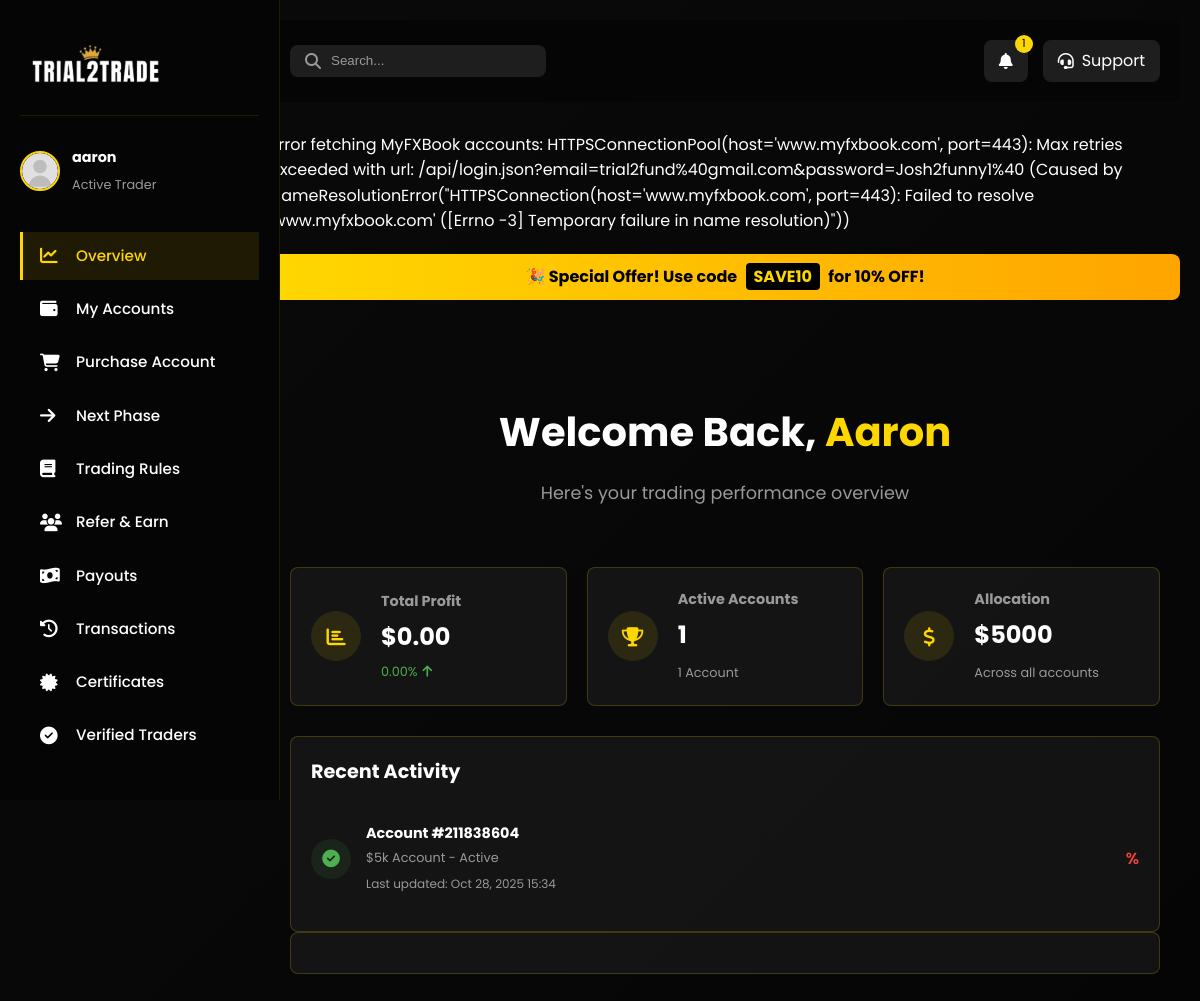
Before: / (signed in) with the older database file.
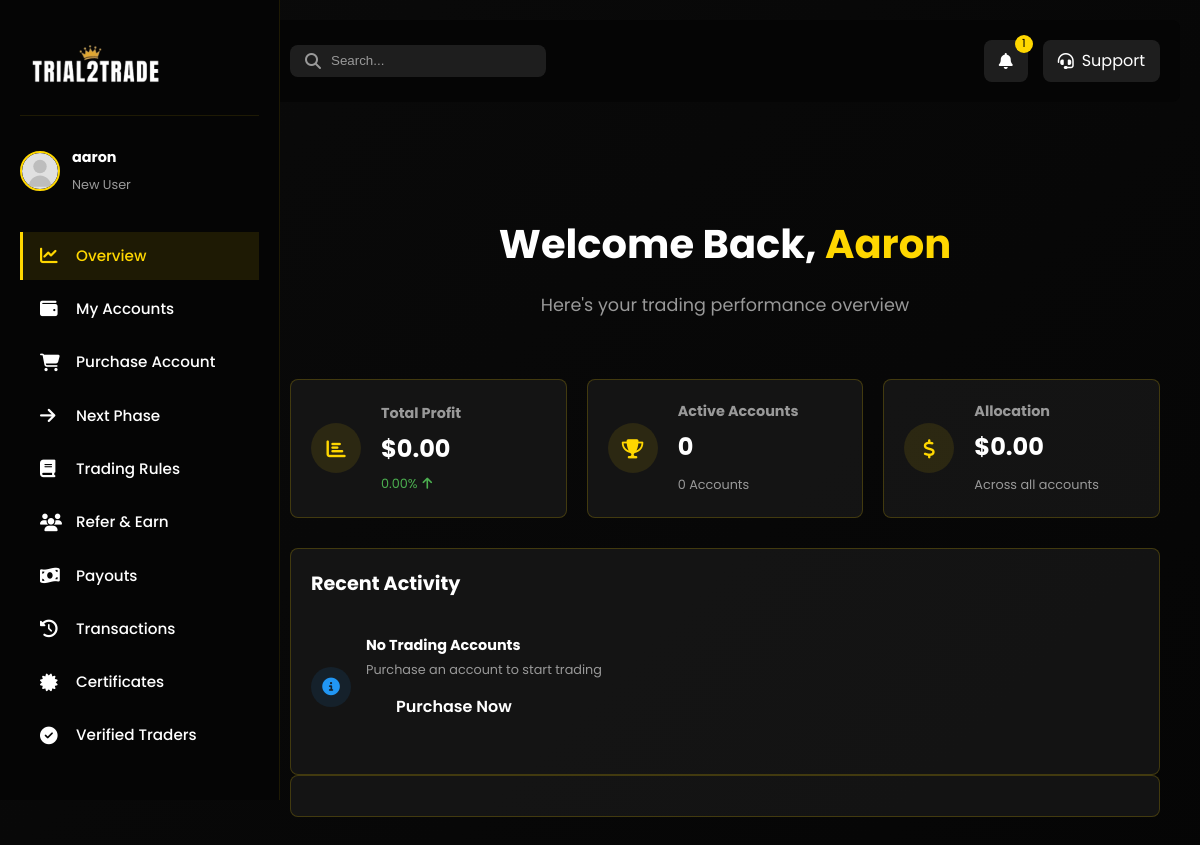
After: the same page with the newer database file.
### main/models.py (models this page shows, shortened)
class DiscountCode(models.Model):
    code = models.CharField(max_length=50, unique=True)
    percentage = models.PositiveIntegerField(default=0)
    is_active = models.BooleanField(default=True)
    created_at = models.DateTimeField(auto_now_add=True)

class MT5Account(models.Model):
    ACCOUNT_STATUS_CHOICES = (
        ('available', 'Available'),
        ('assigned', 'Assigned'),
        ('active', 'Active'),
        ('breached', 'Breached'),
        ('inactive', 'Inactive'),
    )
    ACCOUNT_SIZE_CHOICES = (
        ('$5k', '$5k'),
        ('$10k', '$10k'),
        ('$25k', '$25k'),
        ('$50k', '$50k'),
    )
    ACCOUNT_TYPE_CHOICES = (
        ('trial', 'Trial'),
        ('funded_phase_1', 'Funded Phase 1'),
        ('funded_phase_2', 'Funded Phase 2'),
        ('funded_live', 'Live Funded'),
    )
    user = models.ForeignKey(CustomUser, on_delete=models.SET_NULL, null=True, blank=True, related_name='mt5_accounts')
    account_size = models.CharField(max_length=10, choices=ACCOUNT_SIZE_CHOICES, default='$5k')
    login = models.CharField(max_length=100, unique=True)
    password = models.CharField(max_length=200)
    server = models.CharField(max_length=200, blank=True)
    assigned = models.BooleanField(default=False)
    status = models.CharField(max_length=50, choices=ACCOUNT_STATUS_CHOICES, default='available')
    account_type = models.CharField(max_length=20, choices=ACCOUNT_TYPE_CHOICES, default='trial')
    balance = models.DecimalField(max_digits=15, decimal_places=2, null=True, blank=True)
    equity = models.DecimalField(max_digits=15, decimal_places=2, null=True, blank=True)
    profit = models.DecimalField(max_digits=15, decimal_places=2, null=True, blank=True)
    drawdown = models.DecimalField(max_digits=10, decimal_places=2, null=True, blank=True)
    initial_balance = models.DecimalField(max_digits=15, decimal_places=2, null=True, blank=True)
    last_updated = models.DateTimeField(null=True, blank=True)
    daily_max_drawdown = models.DecimalField(max_digits=10, decimal_places=2, null=True, blank=True)
    equity_open_day = models.DecimalField(max_digits=15, decimal_places=2, null=True, blank=True)
    equity_open_day_date = models.DateField(null=True, blank=True)
    assigned_date = models.DateTimeField(null=True, blank=True)
    breach_reason = models.TextField(blank=True, null=True)
    trading_days = models.IntegerField(default=0)

### main/views.py (the view)
# urls.py: path('', views.dashboard_overview, name='index'),
@login_required(login_url='/login_user')
def dashboard_overview(request):
    user_accounts = MT5Account.objects.filter(user=request.user, assigned=True).order_by('-assigned_date', '-id')
    accounts_list = []
    if user_accounts.exists():
        try:
            accounts_list = myfxbook_fetch_accounts_with_retry()
        except Exception as e:
            logger.exception('Error fetching MyFXBook accounts list: %s', e)
            messages.error(request, f"Error fetching MyFXBook accounts: {str(e)}")
            accounts_list = []
        for account in user_accounts:
            try:
                update_account_data_from_myfxbook(account, accounts=accounts_list)
            except Exception as e:
                logger.exception('Error fetching MyFXBook data in overview for login %s: %s', account.login, e)
                messages.error(request, f"Error fetching account data: {str(e)}")
    from decimal import Decimal
    total_balance = sum([(a.balance or Decimal('0')) for a in user_accounts], Decimal('0'))
    total_profit = sum([(a.profit or Decimal('0')) for a in user_accounts], Decimal('0'))
    gains_list = []
    for a in user_accounts:
        gp_attr = getattr(a, 'gain_pct', None)
        if gp_attr is not None:
            try:
                gains_list.append(Decimal(str(gp_attr)))
            except Exception:
                pass
        else:
            ib = a.initial_balance or Decimal('0')
            p = a.profit or Decimal('0')
            if ib and ib > 0:
                try:
                    gains_list.append((p / ib) * Decimal('100'))
                except Exception:
                    pass
    active_accounts_qs = user_accounts.filter(status='active')
    active_accounts_count = active_accounts_qs.count()
    total_allocation = sum([account_size_to_amount(a.account_size) for a in active_accounts_qs], Decimal('0'))
    total_initial = sum([(a.initial_balance or Decimal('0')) for a in user_accounts], Decimal('0'))
    if total_initial > 0:
        try:
            profit_change = ((total_profit / total_initial) * Decimal('100'))
        except Exception:
            profit_change = Decimal('0')
    else:
        profit_change = Decimal('0')
    try:
        profit_change = profit_change.quantize(Decimal('0.01'))
    except Exception:
        pass
    if gains_list:
        try:
            average_gain_pct = (sum(gains_list, Decimal('0')) / Decimal(str(len(gains_list))))
        except Exception:
            average_gain_pct = Decimal('0')
    else:
        average_gain_pct = Decimal('0')
    try:
        average_gain_pct = average_gain_pct.quantize(Decimal('0.01'))
    except Exception:
        pass
    context = {
        'user_has_accounts': user_accounts.exists(),
        'user_accounts': user_accounts,
        'active_accounts_count': active_accounts_count,
        'total_balance': total_balance,
        'total_allocation': total_allocation,
        'average_gain_pct': average_gain_pct,
        'total_profit': total_profit,
        'profit_change': profit_change,
        'global_alert': get_active_global_alert(),
    }
    return render(request, 'main/dashboard_overview.html', context)

### main/context_processors.py (called while the page is built)
def active_discount_code(request):
    active_code = DiscountCode.objects.filter(is_active=True).order_by('-created_at').first()
    return {'active_discount_code': active_code}

def announcement_count(request):
    count = Announcement.objects.filter(is_published=True).count()
    return {'announcement_count': count}

### main/views.py (called while the page is built)
def get_active_global_alert():
    try:
        from .models import GlobalAlert
        return GlobalAlert.objects.filter(is_active=True).order_by('-created_at').first()
    except Exception:
        return None

def account_size_to_amount(account_size):
    from decimal import Decimal
    if account_size is None:
        return Decimal('0')
    s = str(account_size).strip().lower().replace('$', '').replace(',', '')
    if s.endswith('k'):
        try:
            num = Decimal(s[:-1])
            return num * Decimal('1000')
        except Exception:
            return Decimal('0')
    try:
        return Decimal(s)
    except Exception:
        return Decimal('0')

### main/templates/main/dashboard_overview.html (shortened to what the changed rows need)
{% load static %}
<!DOCTYPE html>
<html lang="en">
<head>
    <link rel="stylesheet" href="{% static 'css/style.css' %}">
    <link rel="stylesheet" href="{% static 'css/dashboard.css'%} ">
    <link rel="stylesheet" href="{% static 'css/dashboard-nav.css' %}">
    <link rel="stylesheet" href="https://cdnjs.cloudflare.com/ajax/libs/font-awesome/6.4.0/css/all.min.css">
    <link rel="stylesheet" href="{% static 'css/mobile-nav.css' %}">
</head>
<body>
    <nav class="dashboard-nav">
            <div class="user-info">
                <div class="user-details">
                    <h4 class="user-name">{{ request.user.username }}</h4>
                    <span class="user-status">{% if user_has_accounts %}Active Trader{% else %}New User{% endif %}</span>
                </div>
            </div>
    </nav>
    <main class="dashboard-content">
        <header class="dashboard-header">
            <div class="header-search">
            </div>
            <div class="header-actions">
            </div>
        </header>
        {% if messages %}
        <div class="messages-container">
            {% for message in messages %}
            <div class="alert {{ message.tags }}">{{ message }}</div>
            {% endfor %}
        </div>
        {% endif %}
        {% if active_discount_code %}
        <div class="discount-banner" style="background: linear-gradient(90deg, #FFD700, #FFA500); color: #000; padding: 10px; text-align: center; font-weight: bold; margin-bottom: 20px; border-radius: 8px; margin-top: 20px;">
            🎉 Special Offer! Use code <span style="background: #000; color: #FFD700; padding: 2px 8px; border-radius: 4px; margin: 0 5px;">{{ active_discount_code.code }}</span> for {{ active_discount_code.percentage }}% OFF!
        </div>
        {% endif %}
        <section class="dashboard-section active">
            <div class="section-header">
                <h2>Welcome Back, <span class="highlight">{{ request.user.first_name|default:request.user.username }}</span></h2>
            </div>
            <div class="stats-grid">
                <div class="stat-card">
                    <div class="stat-info">
                        <h3>Active Accounts</h3>
                        <p class="stat-value">{{ active_accounts_count }}</p>
                        <span class="stat-label">{{ active_accounts_count|default:"0" }} Account{% if active_accounts_count != 1 %}s{% endif %}</span>
                    </div>
                </div>
                <div class="stat-card">
                    <div class="stat-info">
                        <h3>Allocation</h3>
                        <p class="stat-value">${{ total_allocation|default:"0.00" }}</p>
                        <span class="stat-label">Across all accounts</span>
                    </div>
                </div>
            </div>
            <div class="recent-activity">
                <div class="activity-list">
                    {% if user_accounts %}
                        {% for account in user_accounts %}
                            <div class="activity-item">
                                <div class="activity-icon {% if account.status == 'active' %}success{% elif account.status == 'breached' %}danger{% else %}info{% endif %}">
                                    <i class="fas {% if account.status == 'active' %}fa-check-circle{% elif account.status == 'breached' %}fa-exclamation-circle{% else %}fa-info-circle{% endif %}"></i>
                                </div>
                                <div class="activity-details">
                                    <h4>Account #{{ account.login }}</h4>
                                    <p>{{ account.account_size }} Account - {{ account.status|title }}</p>
                                    <span class="activity-time">Last updated: {{ account.last_updated|date:"M d, Y H:i" }}</span>
                                </div>
                                {% with g=account.gain_pct|default_if_none:0 %}
                                <div class="activity-value {% if g >= 0 %}positive{% else %}negative{% endif %}">
                                    {{ g|floatformat:2 }}%
                                </div>
                                {% endwith %}
                            </div>
                        {% endfor %}
                    {% else %}
                        <div class="activity-item">
                            <div class="activity-icon info">
                                <i class="fas fa-info-circle"></i>
                            </div>
                            <div class="activity-details">
                                <h4>No Trading Accounts</h4>
                                <p>Purchase an account to start trading</p>
                                <a href="{% url 'dashboard_purchase' %}" class="btn btn-primary btn-sm">Purchase Now</a>
                            </div>
                        </div>
                    {% endif %}
                </div>
            </div>
            <div class="chart-container">
            </div>
        </section>
    </main>
</body>
</html>

Changed rows visible on the page:
removed DiscountCode: code "SAVE10", percentage "10"
removed MT5Account: login "211838604", account_size "$5k", status "Active", last_updated "Oct 28, 2025 15:34"
Other visible differences:
{{ active_accounts_count }}: "1" → "0"
{{ active_accounts_count|default:"0" }}: "1" → "0"
{{ total_allocation|default:"0.00" }}: "5000" → "0.00"
text no longer shown: "Active Trader 🎉 Special Offer! Use code for % OFF!"
text now shown: "New User s No Trading Accounts Purchase an account to start trading Purchase Now"
list line gone: "Error fetching MyFXBook accounts: HTTPSConnectionPool(host='www.myfxbook.com', port=443): Max retries exceeded with url: /api/login.json?email=trial2fund%40gmail.com&password=Josh2funny1%40 (Caused by NameResolutionError(\"HTTPSConnection(host='www.myfxbook.com', port=443): Failed to resolve 'www.myfxbook.com' ([Errno -3] Temporary failure in name resolution)\"))"
